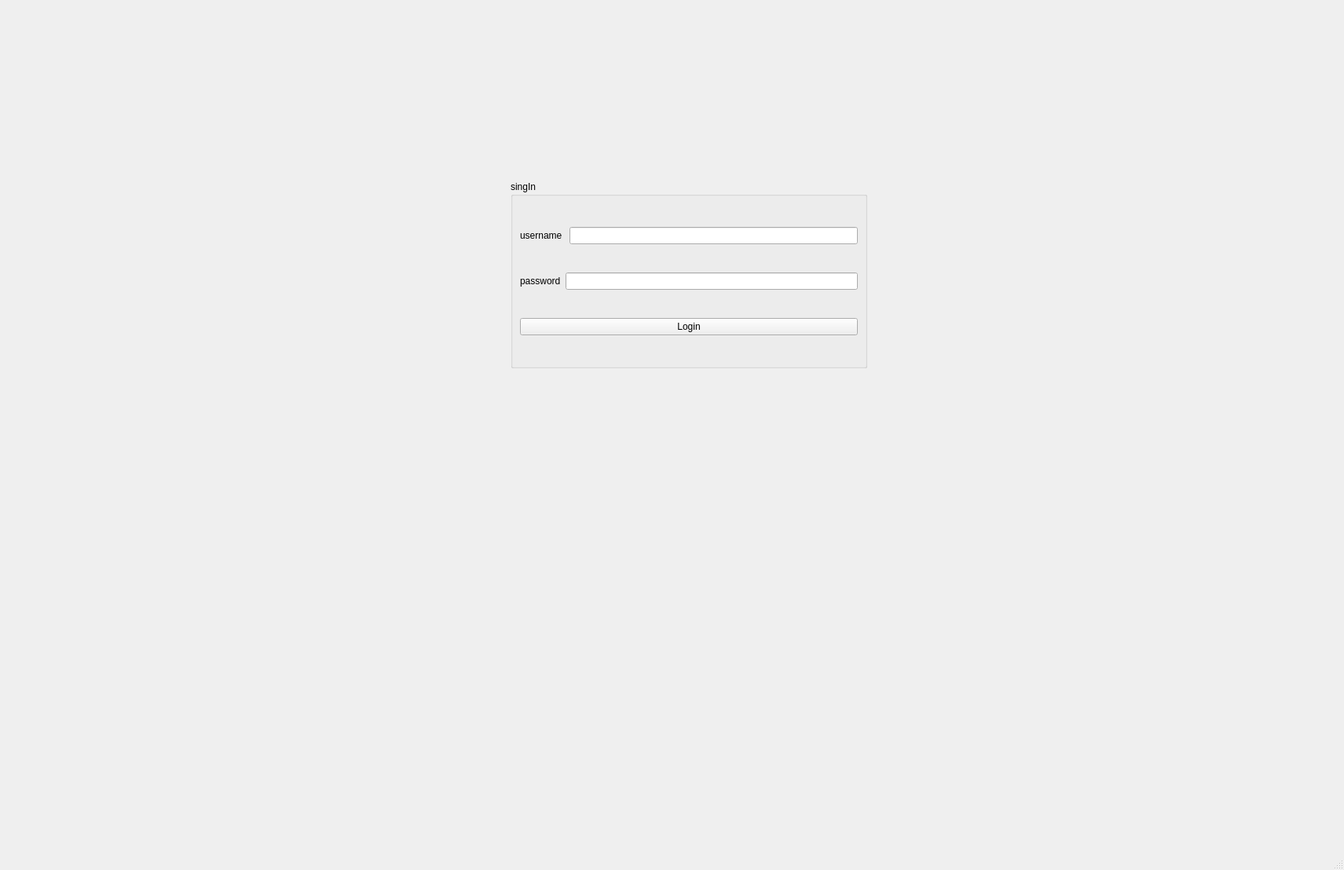
<?xml version="1.0" encoding="UTF-8"?>
<ui version="4.0">
 <class>MainWindow</class>
 <widget class="QMainWindow" name="MainWindow">
  <property name="geometry">
   <rect>
    <x>0</x>
    <y>0</y>
    <width>1711</width>
    <height>1108</height>
   </rect>
  </property>
  <property name="windowTitle">
   <string>MainWindow</string>
  </property>
  <widget class="QWidget" name="centralwidget">
   <widget class="QGroupBox" name="groupBox">
    <property name="geometry">
     <rect>
      <x>650</x>
      <y>230</y>
      <width>454</width>
      <height>239</height>
     </rect>
    </property>
    <property name="title">
     <string>singIn </string>
    </property>
    <layout class="QVBoxLayout" name="verticalLayout">
     <item>
      <layout class="QHBoxLayout" name="horizontalLayout">
       <item>
        <widget class="QLabel" name="label">
         <property name="text">
          <string>username </string>
         </property>
        </widget>
       </item>
       <item>
        <widget class="QLineEdit" name="lineEdit"/>
       </item>
      </layout>
     </item>
     <item>
      <layout class="QHBoxLayout" name="horizontalLayout_2">
       <item>
        <widget class="QLabel" name="label_2">
         <property name="text">
          <string>password</string>
         </property>
        </widget>
       </item>
       <item>
        <widget class="QLineEdit" name="lineEdit_2"/>
       </item>
      </layout>
     </item>
     <item>
      <widget class="QPushButton" name="pushButton">
       <property name="text">
        <string>Login</string>
       </property>
      </widget>
     </item>
    </layout>
   </widget>
  </widget>
  <widget class="QMenuBar" name="menubar">
   <property name="geometry">
    <rect>
     <x>0</x>
     <y>0</y>
     <width>1711</width>
     <height>39</height>
    </rect>
   </property>
  </widget>
  <widget class="QStatusBar" name="statusbar"/>
 </widget>
 <resources/>
 <connections/>
</ui>
